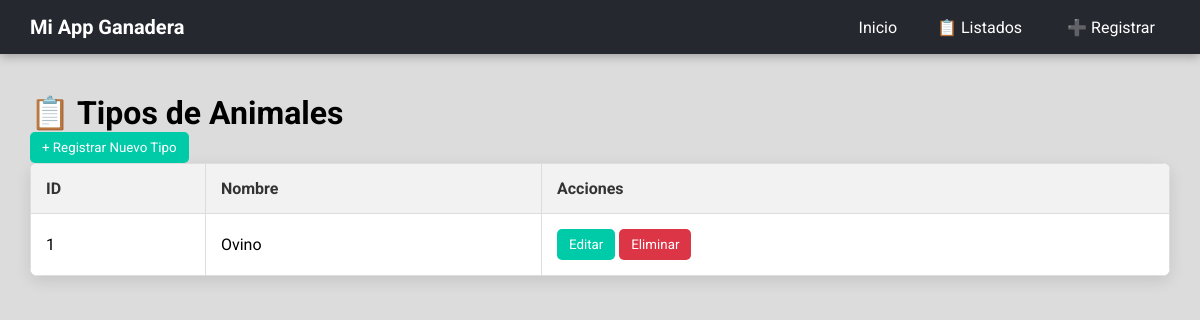
/tipos-animales/lista, run on an earlier commit of the app's database.
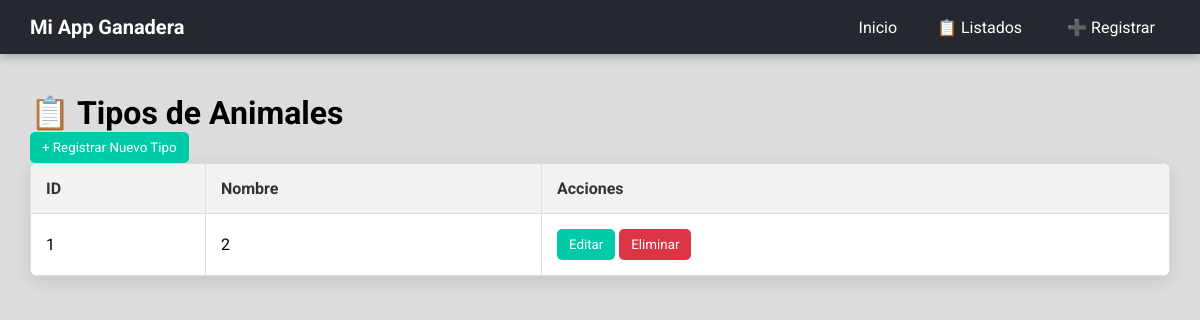
And on a later commit of the database.
### models.py (models this page shows)
class TipoAnimal(Base):
    __tablename__ = "tipos_animales"
    id = Column(Integer, primary_key=True, index=True)
    nombre = Column(String, unique=True, index=True)
    ganados = relationship("Ganado", back_populates="tipo_animal")

### routers/tipo_animal.py (the view)
@router.get("/lista")
async def listar_tipos_animales_view(request: Request, db: Session = Depends(get_db)):
    tipos = db.query(models.TipoAnimal).all()
    return templates.TemplateResponse(
        "tipo_animal/lista_tipos_animales.html",
        {"request": request, "tipos": tipos}
    )

### templates/tipo_animal/lista_tipos_animales.html (shortened to what this page needs)
{% extends "base.html" %}
{% block content %}
    <h1 style="margin-top: 10px;">📋 Tipos de Animales</h1>
    <p>
        <a href="/tipos-animales/crear"><button>+ Registrar Nuevo Tipo</button></a>
    </p>
    <table>
        <thead>
            <tr>
                <th>ID</th>
                <th>Nombre</th>
                <th>Acciones</th>
            </tr>
        </thead>
        <tbody>
            {% if tipos %}
                {% for tipo in tipos %}
                    <tr id="tipo-{{ tipo.id }}">
                        <td>{{ tipo.id }}</td>
                        <td>{{ tipo.nombre }}</td>
                        <td>
                            <button onclick="window.location.href='/tipos-animales/editar/{{ tipo.id }}'">Editar</button>
                            <button class="btn-eliminar" data-id="{{ tipo.id }}" data-nombre="{{ tipo.nombre }}" style="background-color: #dc3545;">Eliminar</button>
                        </td>
                    </tr>
                {% endfor %}
            {% else %}
                <tr>
                    <td colspan="3" style="text-align: center;">No hay tipos de animales registrados.</td>
                </tr>
            {% endif %}
        </tbody>
    </table>
{% endblock %}

What changed in the data, as far as the page shows it:
changed TipoAnimal id 1: nombre "Ovino" → "2"
